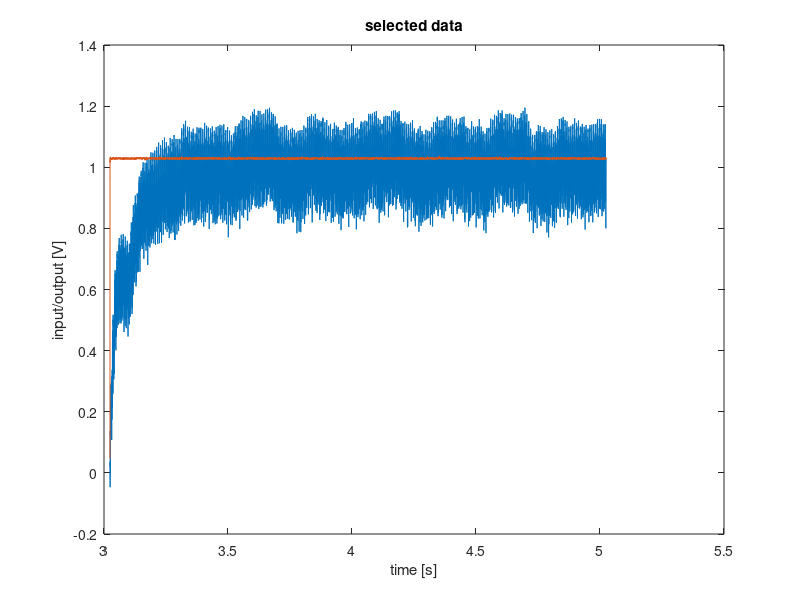

Source code (MATLAB): (Note: this script raises an error after producing the figure.)
clc;
clear all;
close all;

% load the data
load("data/labo3/mesure_regu_1_K_8_7.mat", "time", "input", "output", "reference", "Fs");

real_input = input;
A0_initial_guess = 1;
T_initial_guess = 0.2;

number_of_poles = 1;
number_of_zeros = 0;
is_integrator = false;

input = reference;

% find the starting values with the mean over the first second
u0 = mean(input(1:10000));
delta = std(input(1:10000));
y0 = mean(output(1:10000));

% find the start index :
start_index = find(input > u0 + 10*delta, 1);

% choose the end index when the output settles
y_final = mean(output(end-10000:end));
delta_y_final = std(output(end-10000:end));
end_index = start_index + 20000;


plot(time(start_index:end_index), output(start_index:end_index) - y0, time(start_index:end_index), input(start_index:end_index) - u0);
title("selected data");
xlabel("time [s]");
ylabel("input/output [V]");

training_input = input(start_index:end_index) - u0;
training_output = output(start_index:end_index) - y0;
training_time = time(start_index:end_index);

cost_func_order1 = @(x) labo3_cost(x, training_input, training_output, training_time, number_of_poles, number_of_zeros, is_integrator);


options = optimset('Display', 'iter', 'MaxFunEvals', 10000, 'MaxIter', 10000);
x_order1 = fminsearch(cost_func_order1, [A0_initial_guess, T_initial_guess], options)

sys = labo3_generate_sys(x_order1, number_of_poles, number_of_zeros, is_integrator);
simulated_output = lsim(sys, training_input, training_time);

figure
% tiledlayout(1,2)
% set figure size
set(gcf, 'Position',  [100, 100, 550, 500])
nexttile
hold on
plot(training_time, training_output);
plot(training_time, simulated_output, "LineWidth", 3);
% title("output vs simulated output on training data");
xlabel("time [s]", "fontsize", 15);
ylabel("output [V]", "fontsize", 15);
legend("real output", "simulated output order 1", "simulated output order 2");
% put the legend on the lower right corner
legend('Location', 'southeast', "fontsize", 13);
xlim([training_time(1), training_time(end)]);

% nexttile
% simulated_output_full_range = lsim(sys, input - u0, time);
% simulated_output_full_range_graphique = lsim(sys_graphique, input - u0, time);
% plot(time, output - y0);
% hold on
% plot(time, simulated_output_full_range, time, simulated_output_full_range_graphique, "LineWidth", 3);
% title("output vs simulated output on all data");
% xlabel("time [s]");
% ylabel("output [V]");
% legend("real output", "simulated output", "simulated output with initial guess");
% % put the legend on the lower right corner
% legend('Location', 'southeast', "fontsize", 13);


savefig("figures/labo3/optim_identif_param_order_1_on_loop_K_8_7.fig");
saveas(gcf, "figures/labo3/optim_identif_param_order_1_on_loop_K_8_7.png");
